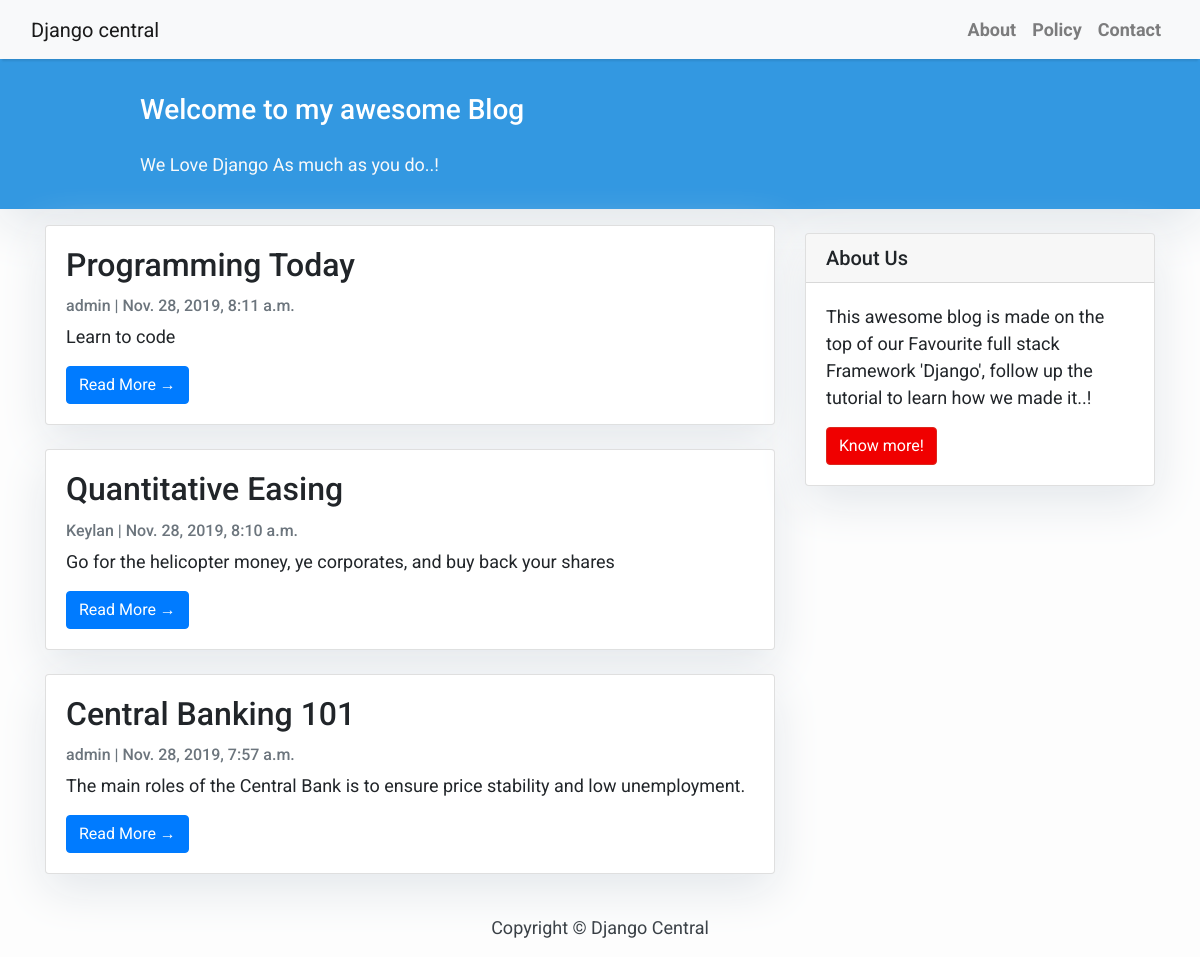
The page / on the database its author committed.
### blog/models.py (models this page shows)
class Post(models.Model):
    title = models.CharField(max_length=200, unique=True)
    slug = models.SlugField(max_length=200, unique=True)
    author = models.ForeignKey(User, on_delete=models.CASCADE, related_name='blog_posts')
    updated_on = models.DateTimeField(auto_now= True)
    content = models.TextField()
    created_on = models.DateTimeField(auto_now_add=True)
    status = models.IntegerField(choices=STATUS, default=0)

### blog/views.py (the view)
# urls.py: path('', views.PostList.as_view(), name='home'),
class PostList(generic.ListView):
    queryset = Post.objects.filter(status=1).order_by('-created_on')
    template_name = 'index.html'

### templates/index.html (shortened to what this page needs)
{% extends "base.html" %}
{% block content %}
<header class="masthead">
    <div class="container">
        <div class="row">
            <div class=" col-md-8 col-md-10 mx-auto">
                <div class="site-heading">
                    <h3 class=" site-heading my-4 mt-3 text-white"> Welcome to my awesome Blog </h3>
                    <p class="text-light">We Love Django As much as you do..! &nbsp
                    </p>
                </div>
            </div>
        </div>
    </div>
</header>
<div class="container">
    <div class="row">
        <div class="col-md-8 mt-3 left">
            {% for post in post_list %}
            <div class="card mb-4">
                <div class="card-body">
                    <h2 class="card-title">{{ post.title }}</h2>
                    <p class="card-text text-muted h6">{{ post.author }} | {{ post.created_on}} </p>
                    <p class="card-text">{{post.content|slice:":200" }}</p>
                    <a href="{% url 'post_detail' post.slug  %}" class="btn btn-primary">Read More &rarr;</a>
                </div>
            </div>
            {% endfor %}
        </div>
        {% block sidebar %} {% include 'sidebar.html' %} {% endblock sidebar %}
    </div>
</div>
{%endblock%}

### templates/base.html (shortened to what this page needs)
<!DOCTYPE html>
<html>
    <head>
        <link rel="stylesheet" href="https://maxcdn.bootstrapcdn.com/bootstrap/4.0.0/css/bootstrap.min.css"
 />
    </head>
    <body>
        <nav class="navbar navbar-expand-lg navbar-light bg-light shadow" id="mainNav">
            <div class="container-fluid">
                <a class="navbar-brand" href="{% url 'home' %}">Django central</a>
                <div class="collapse navbar-collapse" id="navbarResponsive">
                    <ul class="navbar-nav ml-auto">
                        <li class="nav-item text-black">
                            <a class="nav-link text-black font-weight-bold" href="#">About</a>
                        </li>
                        <li class="nav-item text-black">
                            <a class="nav-link text-black font-weight-bold" href="#">Policy</a>
                        </li>
                        <li class="nav-item text-black">
                            <a class="nav-link text-black font-weight-bold" href="#">Contact</a>
                        </li>
                    </ul>
                </div>
            </div>
        </nav>
        {% block content %}{% endblock content %}
        <footer class="py-3 bg-grey">
            <p class="m-0 text-dark text-center ">Copyright &copy; Django Central</p>
        </footer>
    </body>
</html>

### templates/sidebar.html (shortened to what this page needs)
{% block sidebar %}
<div class="col-md-4 float-right ">
<div class="card my-4">
        <h5 class="card-header">About Us</h5>
    <div class="card-body">
        <p class="card-text"> This awesome blog is made on the top of our Favourite full stack Framework 'Django', follow up the tutorial to learn how we made it..!</p>
        <a href="https://djangocentral.com/building-a-blog-application-with-django"
           class="btn btn-danger">Know more!</a>
    </div>
</div>
</div>
{% endblock sidebar %}

### templates/base.html (style rules this page uses)
body { font-family: "Roboto", sans-serif; font-size: 17px; background-color: #fdfdfd; }
.shadow { box-shadow: 0 4px 2px -2px rgba(0, 0, 0, 0.1); }
.btn-danger { color: #fff; background-color: #f00000; border-color: #dc281e; }
.masthead { background: #3398E1; height: auto; padding-bottom: 15px; box-shadow: 0 16px 48px #E3E7EB; padding-top: 10px; }

### templates/index.html (style rules this page uses)
body { font-family: "Roboto", sans-serif; font-size: 18px; background-color: #fdfdfd; }
.card { box-shadow: 0 16px 48px #E3E7EB; }

### templates/sidebar.html (style rules this page uses)
.card { box-shadow: 0 16px 48px #E3E7EB; }

### rows shown on the page
Post: title "Programming Today", author "admin", created_on "Nov. 28, 2019, 8:11 a.m.", content "Learn to code"
Post: title "Quantitative Easing", author "Keylan", created_on "Nov. 28, 2019, 8:10 a.m.", content "Go for the helicopter money, ye corporates, and buy back your shares"
Post: title "Central Banking 101", author "admin", created_on "Nov. 28, 2019, 7:57 a.m.", content "The main roles of the Central Bank is to ensure price stability and low unemployment."
